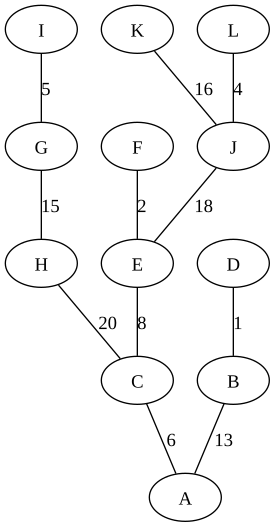

Recreate this plot in Python.
from collections import defaultdict
from heapq import heappush, heappop
import graphviz







def build_graph(lines):
    V, E, w = set(), defaultdict(set), dict()
    for line in lines:
        line = line.strip().split()
        V.add(line[0])
        V.add(line[1])
        
        E[line[0]].add(line[1])
        E[line[1]].add(line[0])
        w[(line[0], line[1])] = int(line[2])
        w[(line[1], line[0])] = int(line[2])
    
    return V, E, w

def dijkstras(G, s):
    _, E, w = G
    dist = defaultdict(lambda: float('inf'))
    dist[s] = 0
    queue = [(0, s)]
    parents = {s: None}
    
    while queue:
        cost, v = heappop(queue)
        if cost != dist[v]:
            continue
        for u in E[v]:
            c = cost + w[(v,u)]
            if dist[u] > c:
                dist[u] = c
                heappush(queue, (c, u))
                parents[u] = v
    return parents

def draw_dist_graph(G, parents, name):
    V, _, w = G
    dot = graphviz.Graph()
    for v in parents:
        u = parents[v]
        if u:
            dot.edge(v, u, label=str(w[(v, u)]))
    dot.render(name, format='svg')

def main():
    lines = [
        "A B 13",
        "A C 6",
        "B C 7",
        "B D 1",
        "C D 14",
        "C E 8",
        "C H 20",
        "D E 9",
        "D F 3",
        "E F 2",
        "E J 18",
        "G H 15",
        "G I 5",
        "G J 19",
        "G K 10",
        "H J 17",
        "I K 11",
        "J K 16",
        "J L 4",
        "K L 12",
    ]
    G = build_graph(lines)
    parents = dijkstras(G, "A")
    draw_dist_graph(G, parents, "dijkstras")

main()
    
    
    
